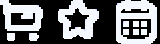
#> input picture templates/captcha.png, 160 x 44 px, given as the content of the folder imgs, which was not available
$ python order_icon.py
#> lines starting #> are read from the running program, lines starting #| are printed output that depends on the picture; pictures that were not available may be replaced by others from this repository, and a replacement may not be noted
import cv2
import numpy as np


def load_image(filepath, grayscale=False):
#> called with filepath = 'imgs/captcha.png', grayscale = False
    image = cv2.imread(filepath, 0 if grayscale else 1)
#> image is the input picture: shape (44, 160, 3); mean B, G, R 111.1, 108.5, 106.8
    if image is None:
        raise FileNotFoundError(
            f"Erreur: Impossible de charger l'image depuis {filepath}")
    return image


def preprocess_image(image):
    # Apply adaptive thresholding to handle varying lighting conditions
    if len(image.shape) > 2:
        image = cv2.cvtColor(image, cv2.COLOR_BGR2GRAY)
#> image: shape (44, 160)

    # Denoise the image
    image = cv2.fastNlMeansDenoising(image)

    # Enhance contrast using CLAHE (Contrast Limited Adaptive Histogram Equalization)
    clahe = cv2.createCLAHE(clipLimit=2.0, tileGridSize=(8, 8))
    image = clahe.apply(image)
#> call 2 of load_image, with filepath = 'templates/2.png', grayscale = True
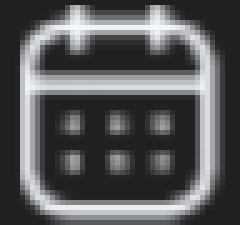
#> input picture templates/2.png, 48 x 45 px (shown 5 times larger)
#> in preprocess_image (call 2), `image = clahe.apply(image)`:
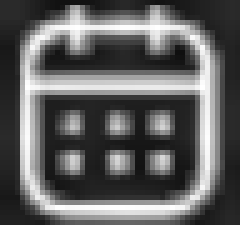
#> image: shape (45, 48) (shown 5 times larger); min 15, max 255, mean 96.1

    return image


def resize_icon(icon, target_shape, min_size=20):
    # Ensure icon is not too small
#> called with target_shape = (44, 160), min_size = 20
    if icon.shape[0] < min_size or icon.shape[1] < min_size:
        scale_factor = max(min_size / icon.shape[0], min_size / icon.shape[1])
        new_width = int(icon.shape[1] * scale_factor)
        new_height = int(icon.shape[0] * scale_factor)
        icon = cv2.resize(icon, (new_width, new_height),
                          interpolation=cv2.INTER_CUBIC)

    # Resize if larger than target
    if icon.shape[0] > target_shape[0] or icon.shape[1] > target_shape[1]:
        scale_factor = min(
            target_shape[0] / icon.shape[0], target_shape[1] / icon.shape[1])
#> scale_factor = 0.978
        new_width = int(icon.shape[1] * scale_factor)
#> new_width = 46
        new_height = int(icon.shape[0] * scale_factor)
#> new_height = 44
        icon = cv2.resize(icon, (new_width, new_height),
                          interpolation=cv2.INTER_AREA)
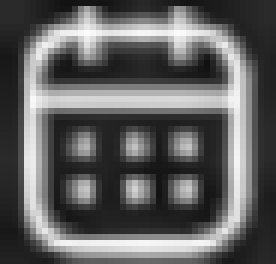
#> icon: shape (44, 46) (shown 6 times larger); min 16, max 252, mean 96.2

    return icon


def find_icon(icon, image, threshold=0.5):
    # Try multiple scales for better detection
#> called with threshold = 0.5
    scales = [0.8, 0.9, 1.0, 1.1, 1.2]
    best_result = None
    best_score = threshold

    for scale in scales:
        scaled_icon = cv2.resize(icon, None, fx=scale,
                                 fy=scale, interpolation=cv2.INTER_CUBIC)
        if scaled_icon.shape[0] > image.shape[0] or scaled_icon.shape[1] > image.shape[1]:
            continue

        result = cv2.matchTemplate(image, scaled_icon, cv2.TM_CCOEFF_NORMED)
        _, max_val, _, max_loc = cv2.minMaxLoc(result)

        if max_val > best_score:
            best_score = max_val
            best_result = (max_loc, max_val)
#> this loop made 5 passes
#> (max_val, best_score, best_result) on pass 3: (0.666, 0.666, ((113, 0), 0.666))
#> (max_val, max_loc) on passes 1 to 2: (0.296, (113, 2)), (0.267, (115, 2))
#> pass 1, in find_icon, `scaled_icon = cv2.resize(icon, None, fx=scale, fy=scale, interpolation..`:
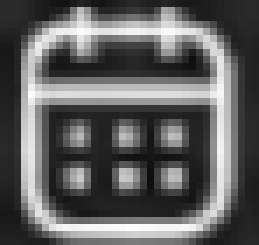
#> scaled_icon: shape (35, 37) (shown 7 times larger); min 13, max 252, mean 95.9
#> pass 2, in find_icon, `scaled_icon = cv2.resize(icon, None, fx=scale, fy=scale, interpolation..`:
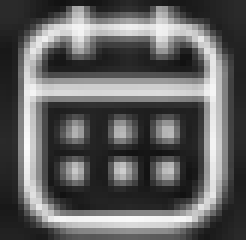
#> scaled_icon: shape (40, 41) (shown 6 times larger); min 18, max 252, mean 96.6
#> after the loop, best_score = 0.666

    if best_result is None:
        return (0, 0), 0
    return best_result


def order_icons(captcha_filepath, icon_filepaths={
    "calendar": 'templates/2.png',
    "cart": 'templates/3.png',
            "star": 'templates/1.png'
}, confidence_threshold=0.5):

    captcha_image = load_image(captcha_filepath)
    # Preprocess the captcha image
    captcha_gray = preprocess_image(captcha_image)

    icons = {}
    icon_positions = []

    # Process each icon
    for name, filepath in icon_filepaths.items():
        icon = load_image(filepath, grayscale=True)
        # Preprocess the icon template
        icon = preprocess_image(icon)
        icons[name] = resize_icon(icon, captcha_gray.shape)

        position, score = find_icon(
            icons[name], captcha_gray, confidence_threshold)
#> position = (113, 0); score = 0.666

        if score >= confidence_threshold:
            icon_positions.append({
                'name': name,
                'x': position[0],
                'position': position,
                'score': score
            })

    if not icon_positions:
        raise ValueError("No icons were detected with sufficient confidence")

    ordered_icons = sorted(icon_positions, key=lambda x: x['x'])
    order = [icon['name'] for icon in ordered_icons]

    return order, [icon['score'] for icon in ordered_icons]


if __name__ == "__main__":
    import os

    imgs_dir = 'imgs'
    for filename in os.listdir(imgs_dir):
        if filename.endswith('.png'):
            captcha_filepath = os.path.join(imgs_dir, filename)
            try:
                order, confidence_scores = order_icons(captcha_filepath)
                print(order)
                print(f"\nIcons ordered from left to right for {filename}:")
                for idx, (name, score) in enumerate(zip(order, confidence_scores)):
                    print(f"{idx + 1}. {name} (confidence: {score:.2f})")
                print(f"\nFinal order for {filename}: {' -> '.join(order)}")
            except (FileNotFoundError, ValueError) as e:
                print(f"Error processing {filename}: {e}")
